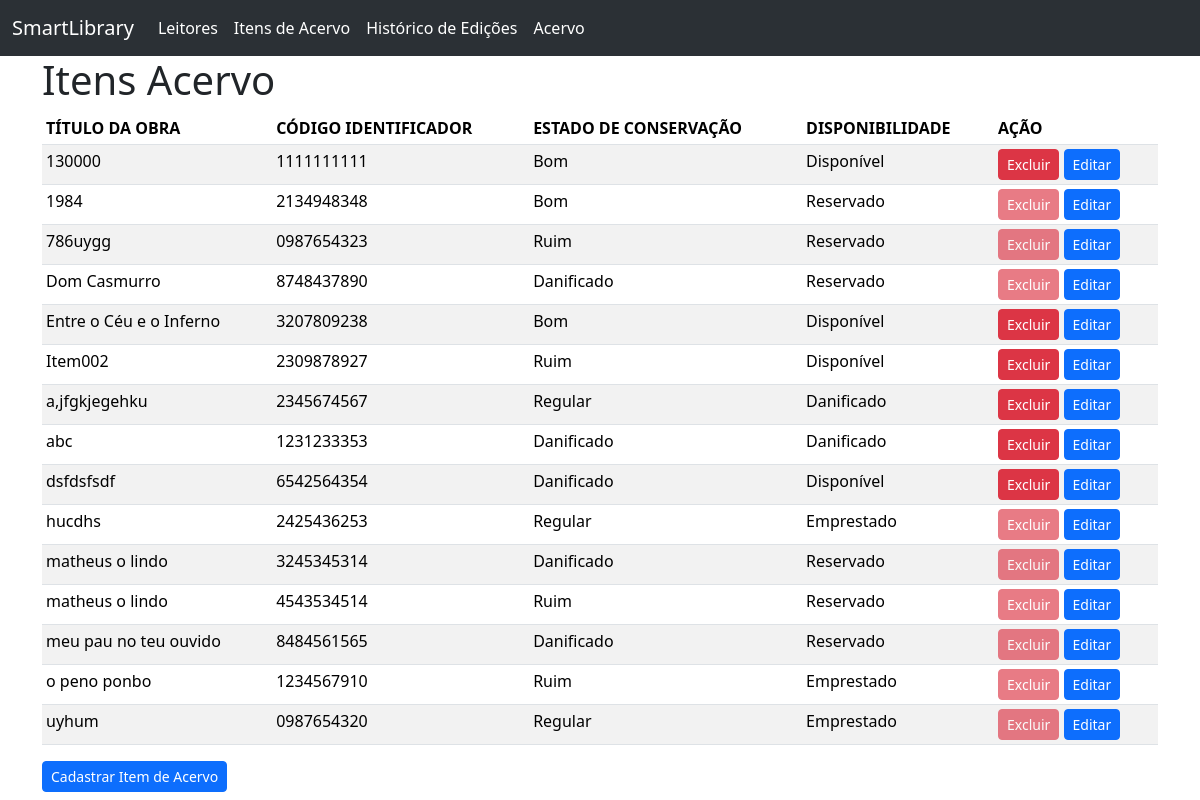
/collection-item/, run on an earlier commit of the app's database.
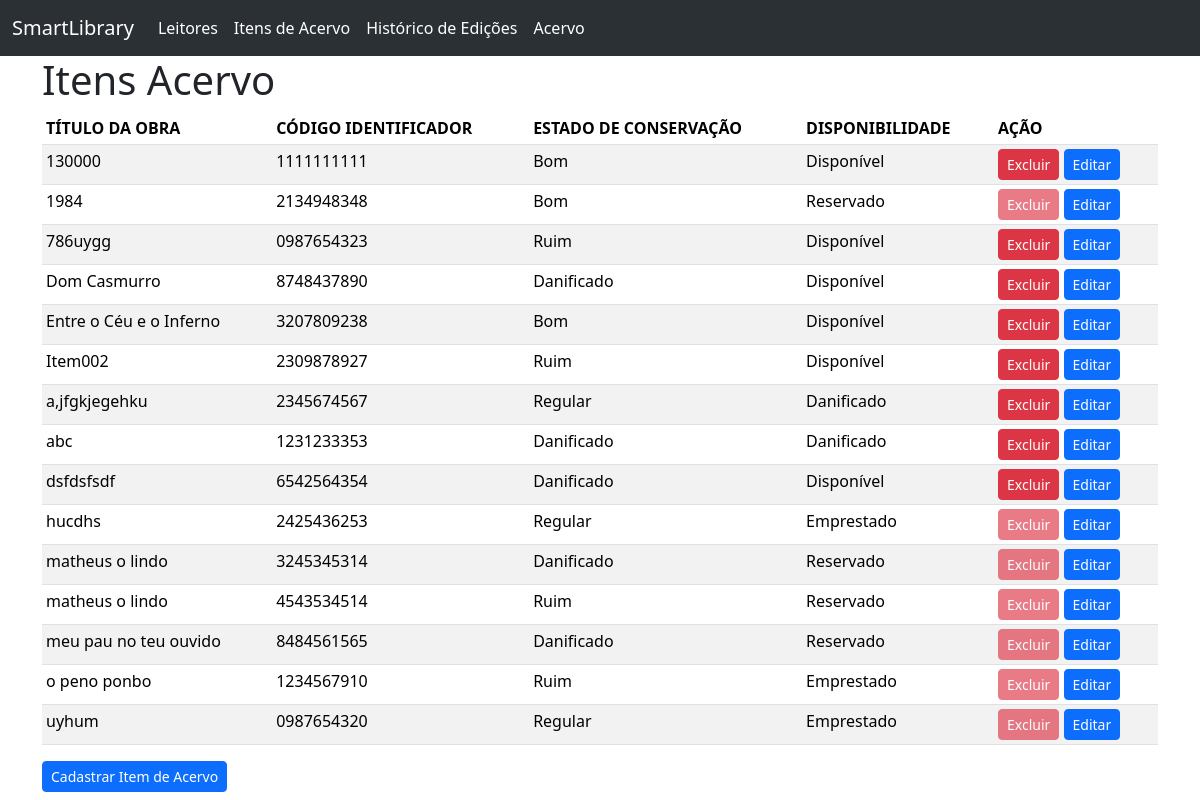
And on a later commit of the database.
### collection_item/models.py (models this page shows, shortened)
class CollectionItem(models.Model):
    ESTADO_CONSEVACAO = {
        "Bom": "Bom",
        "Regular": "Regular",
        "Ruim": "Ruim",
        "Danificado": "Danificado",
    }
    ESTADO_DISPONIVEL = {
        "Disponível": "Disponível",
        "Emprestado": "Emprestado",
        "Reservado": "Reservado",
    }
    title = models.CharField(
        verbose_name="Título da Obra",
        max_length=50,
        null=False,
        blank=False,
    )
    id_code = models.CharField(
        verbose_name="Código Identificador",
        max_length=10,
        primary_key=True,
        validators=[id_code_validator],
    )
    preservation = models.CharField(
        verbose_name="Estado de Conservação",
        max_length=10,
        choices=ESTADO_CONSEVACAO,
        null=False,
        blank=False,
    )
    availability = models.CharField(
        verbose_name="Disponibilidade",
        max_length=10,
        choices=ESTADO_DISPONIVEL,
        null=False,
        blank=False,
    )
    entry_date = models.DateField(
        auto_now_add=True,
        null=False,
        blank=False,
    )
    class Meta:
        ordering = ["title"]
        verbose_name = "Item do Acervo"
        verbose_name_plural = "Itens do Acervo"

### collection_item/views.py (the view)
class CollectionItemListView(ListView):
    model = CollectionItem

### collection_item/templates/collection_item/collectionitem_list.html (shortened to what this page needs)
{%extends "base.html"%}
{% block main_content %}
    <h1>Itens Acervo</h1>
    {% if collectionitem_list %}
    <div class="table-responsive">
        <table class="table table-striped table-hover table-sm">
            <thead>
                <tr>
                    <th scope="col">TÍTULO DA OBRA</th>
                    <th scope="col">CÓDIGO IDENTIFICADOR</th>
                    <th scope="col">ESTADO DE CONSERVAÇÃO</th>
                    <th scope="col">DISPONIBILIDADE</th>
                    <th scope="col">AÇÃO</th>
                </tr>
            </thead>
            <tbody>
                {% for item in collectionitem_list %}
                    <tr>
                        <td scope="row"> {{ item.title|truncatechars:50 }} </td>
                        <td> {{ item.id_code }} </td>
                        <td> {{ item.preservation }} </td>
                        <td> {{ item.availability }} </td>
                        <td>
                            <a href="{% url "collection_item_delete" pk=item.id_code %}" class="btn btn-danger btn-sm
                            {% if item.availability == "Emprestado" or item.availability == "Reservado" %}disabled{% endif %}
                            ">Excluir</a>
                            <a href="{% url "collection_item_update" pk=item.id_code %}" class="btn btn-primary btn-sm">Editar</a>
                        </td>
                    </tr>
                {% endfor %}
            </tbody>
        </table>
    </div>
    {% else %}
        <p>Não tem nada cadastrado ainda</p>
    {% endif %}
    <a href="{% url "collection_item_create" %}" class="btn btn-primary btn-sm">Cadastrar Item de Acervo</a>
{% endblock main_content %}

What changed in the data, as far as the page shows it:
changed CollectionItem "786uygg": availability "Reservado" → "Disponível"
changed CollectionItem "Dom Casmurro": availability "Reservado" → "Disponível"
